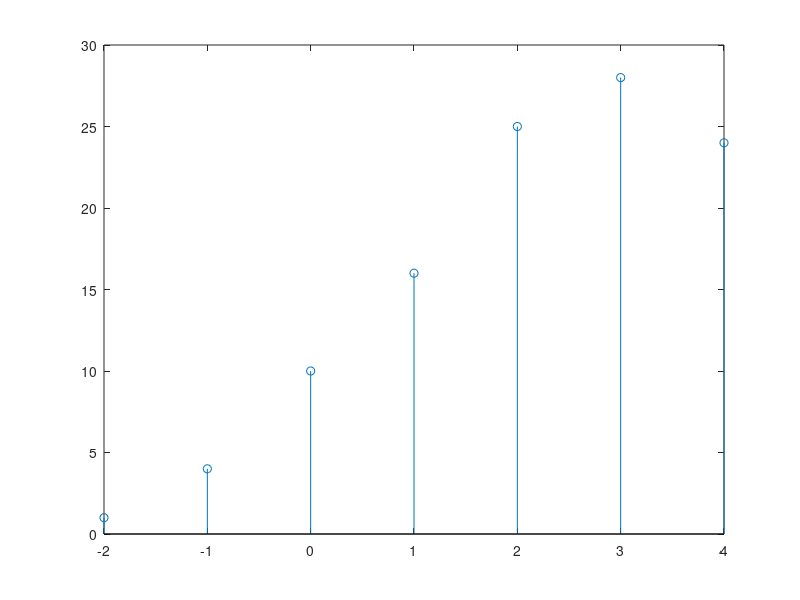

Recreate this plot in MATLAB.
clc
clear all
close all

x_sampleIndex = -2:2; % index range
x=[1 2 3 4 8];     %{ x = input('Enter the first array: ');  ---- for unit impulse signal> x = x_sampleIndex>=0; %}
h_sampleIndex = 0:2;
h = [1 2 3];     %h = input('Enter the second array: ');

z = [];

for i=1:length(x)
  g = h .* x(i);
  z = [z;g];
endfor

[row colm] = size(z);
total_rc = row+colm;
check=2;
y = [];
added_value = 0;

while(check<=total_rc)
  for i=1:row
    for j=1:colm
      if (i+j)==check
        added_value = added_value + z(i,j);
      endif
    endfor
  endfor
  y = [y added_value];
  check=check+1;
  added_value=0;
endwhile;

disp(y);

final_n = min(x_sampleIndex)+min(h_sampleIndex) : max(x_sampleIndex)+max(h_sampleIndex);
stem(final_n,y);